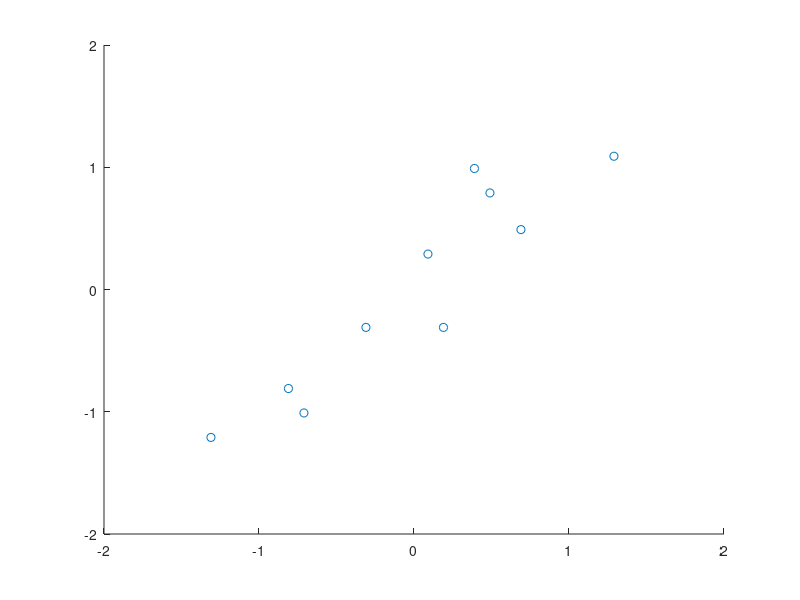
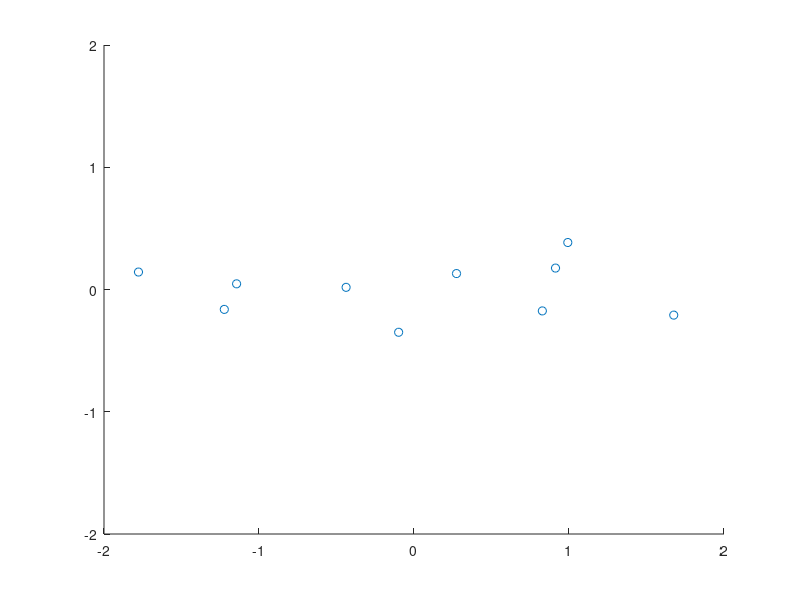
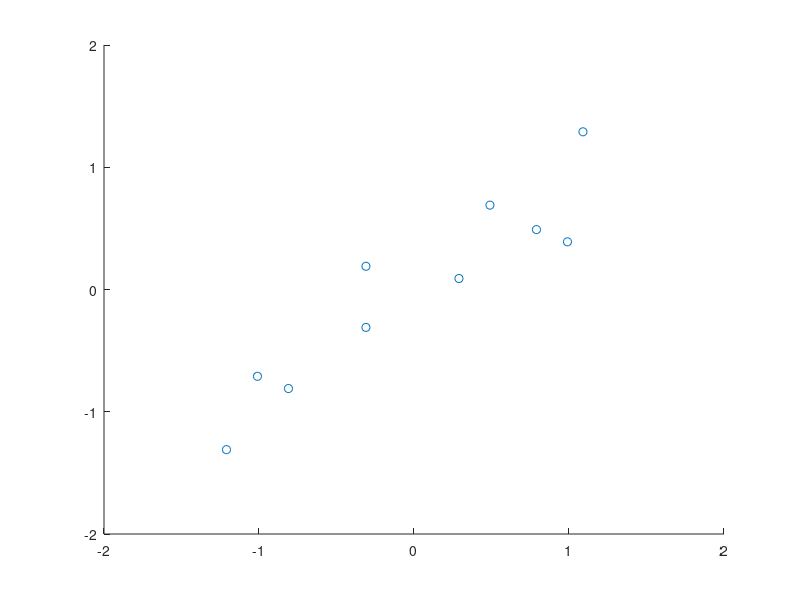
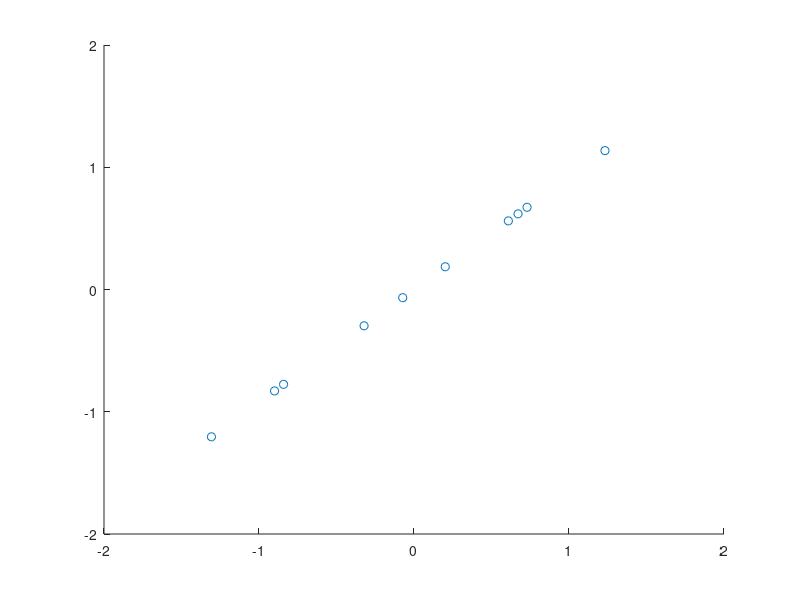

Write MATLAB code to recreate these figures, in order.
x = [2.5 0.5 2.2 1.9 3.1 2.3 2 1 1.5 1.1]';
x= x-mean(x);
y = [2.4 0.7 2.9 2.2 3.0 2.7 1.6 1.1 1.6 0.9]';
y= y-mean(y);
D = [x y];

scatter(x,y)
axis([-2,2,-2,2])

% covariance matrix
C = cov(D);

% Eigen decomposition
[E,V] = eig(C);

% Transformed data
D_new = D*E;
figure,
scatter(D_new(:,2),D_new(:,1))
axis([-2,2,-2,2])


% Tranform back to get original data
D1 = D_new*E;
figure,
scatter(D1(:,2),D1(:,1))
axis([-2,2,-2,2])

% Transform back only single eigen value

D_new(:,1)=0;
D2 = D_new*E;
figure,
scatter(D2(:,2),D2(:,1))
axis([-2,2,-2,2])
